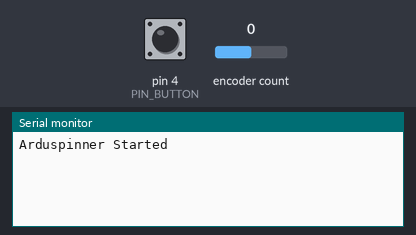
A sketch run on a simulated Arduino Leonardo, built with avr-gcc and run on an emulated ATmega32U4. On the bench: the last lines printed to the serial monitor. The inputs (shaded band) are chosen by the test bench; at power-on: encoder count 0, pin 4 (PIN_BUTTON) HIGH. USB keyboard and mouse output is not drawn.

Above: at 1.2 s.
1.3 s: encoder count set to 1
At 2.2 s:
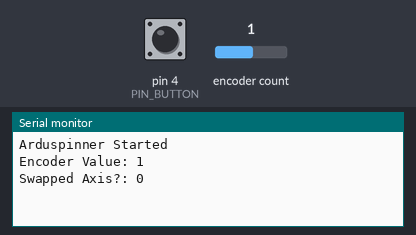
2.8 s: pin 4 (PIN_BUTTON) pulled LOW for 0.15 s
At 4.5 s:
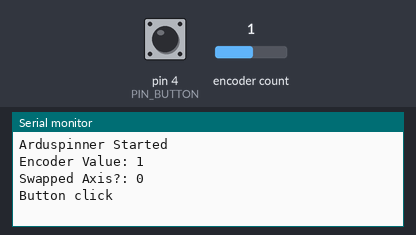
5.0 s: encoder count set to 0
At 6.2 s:
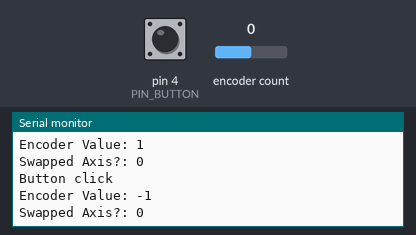
6.5 s: pin 4 (PIN_BUTTON) pulsed LOW 2 times (0.12 s each, 0.3 s apart)
At 8.3 s:
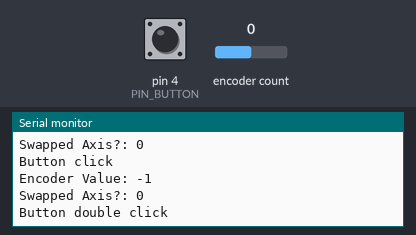

The sketch:

arduspinnerButtonLongPress.ino
```cpp
// (licence header left out)
#include <ClickEncoder.h>
#include <Mouse.h>
#include <TimerOne.h>

#define TIMER1_INTERVAL 1000
#define PIN_A 2
#define PIN_B 3
#define PIN_BUTTON 4
//#define RELEASE 1

ClickEncoder *encoder;
int16_t last, value;
int16_t sign_value;
int16_t abs_value;
int16_t swaped_axis;

void timerIsr() {
    encoder->service();
}

void setup() {
    encoder = new ClickEncoder(PIN_A, PIN_B, PIN_BUTTON, 1);
    encoder->setAccelerationEnabled(true);
    Timer1.initialize(TIMER1_INTERVAL);
    Timer1.attachInterrupt(timerIsr);
    last = -1;
    value = 0;
    swaped_axis = 0; // use X as default
    Mouse.begin();
#ifndef RELEASE
    Serial.begin(115200);
    Serial.println("Arduspinner Started");
#endif
}

void loop() {
    value = encoder->getValue();

    if (value != 0) {
        last = value;
        // xval, yval, wheel
        if (swaped_axis == 0) {
            Mouse.move(value, 0, 0); // xaxis
        }
        else {
            Mouse.move(0, value, 0); // yaxis
        }
        #ifndef RELEASE
            Serial.print("Encoder Value: ");
            Serial.println(value);
            Serial.print("Swapped Axis?: ");
            Serial.println(swaped_axis);

        #endif
    }


    ClickEncoder::Button b = encoder->getButton();
    if (b != ClickEncoder::Open) {
        switch (b) {
        case ClickEncoder::Pressed:
        case ClickEncoder::Released:
            break;

        case ClickEncoder::Held:
            swaped_axis = !swaped_axis; // invert the value each time you held the button.
            break;

        case ClickEncoder::Clicked:
            // default action, send a standard click
            Mouse.click(MOUSE_LEFT);
            #ifndef RELEASE
                Serial.println("Button click");
            #endif
            break;
        case ClickEncoder::DoubleClicked:
            // example on double click, send RIGHT button click
            Mouse.click(MOUSE_RIGHT);
            #ifndef RELEASE
                Serial.println("Button double click");
            #endif
            break;
        }
    }

}
```

Measured:
- after the input at 1.3 s, the serial monitor: prints a new line at once (image 1)
- after the input at 2.8 s, the serial monitor: prints a new line after 0.75 s (image 2)
- after the input at 5.0 s, the serial monitor: prints a new line at once (image 3)
- after the input at 6.5 s, the serial monitor: prints a new line after 0.42 s (image 4)
